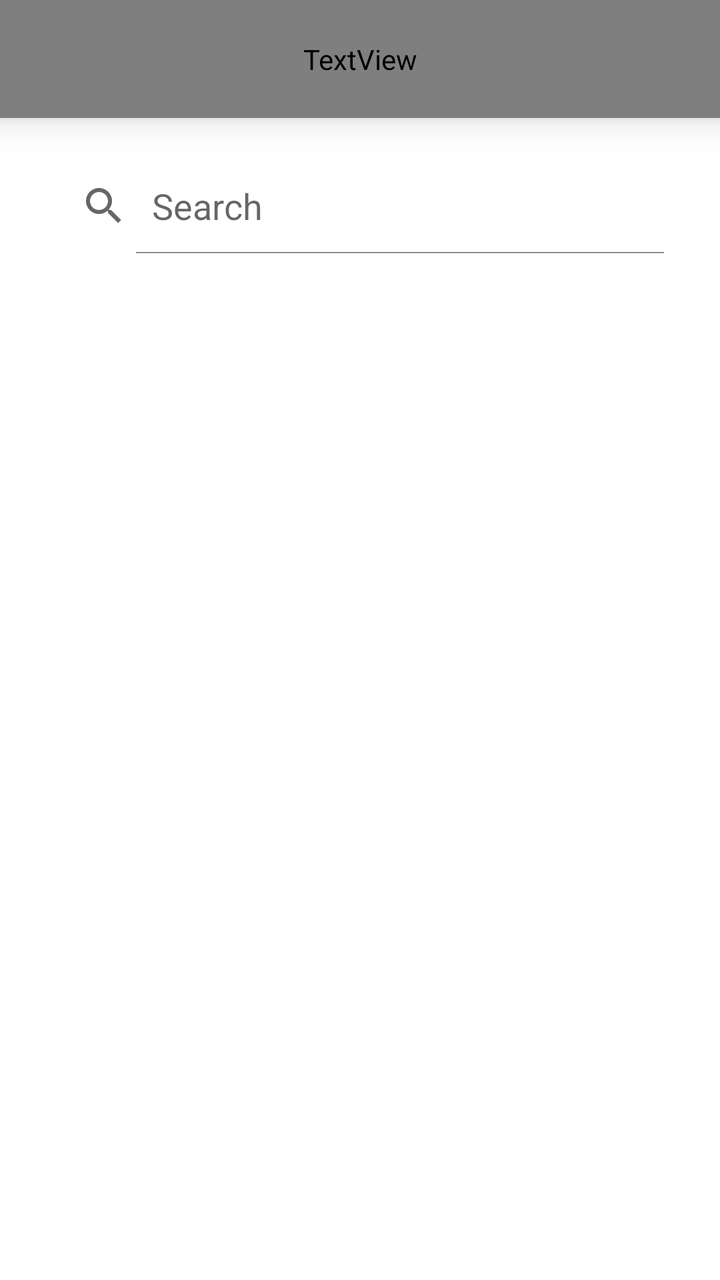
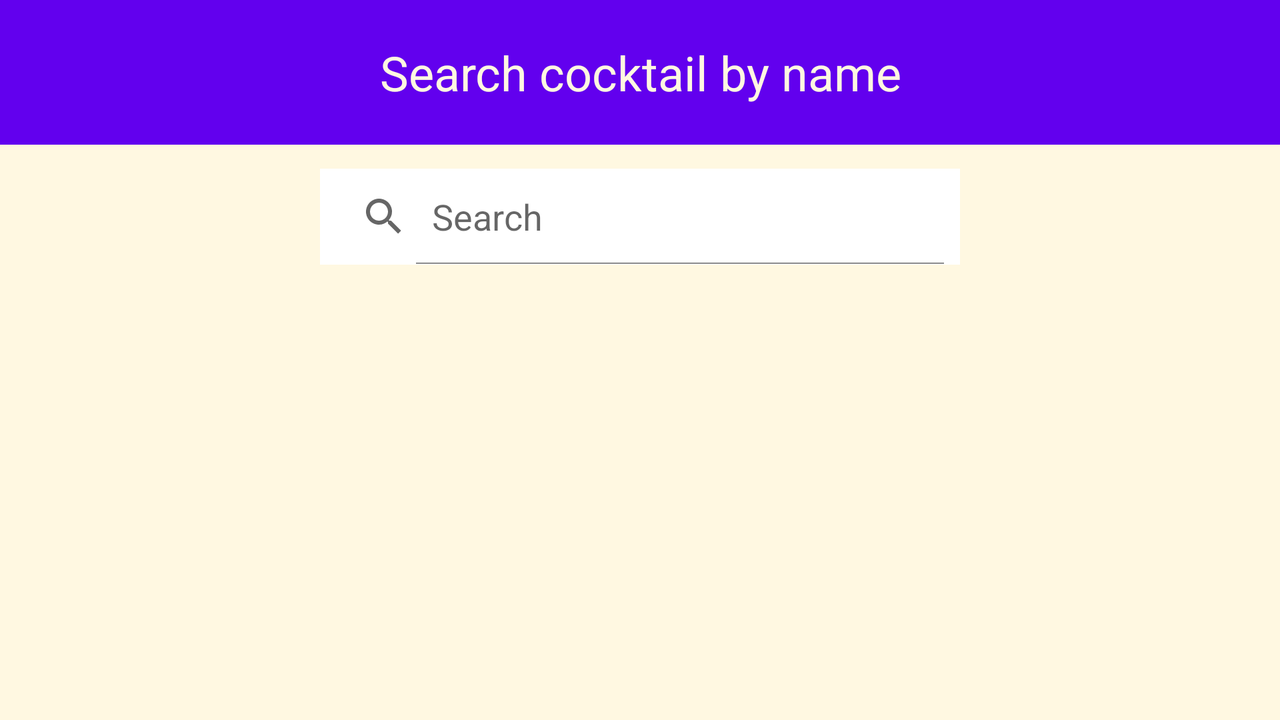

An Android layout and its configuration variant, each rendered on a device that would load it. The default file and the variant file are quoted in full after the pictures.
<!-- AndroidManifest.xml: application theme AppTheme -->
<!-- res/layout/activity_search_by_name.xml -->
<?xml version="1.0" encoding="utf-8"?>
<layout xmlns:android="http://schemas.android.com/apk/res/android"
    xmlns:app="http://schemas.android.com/apk/res-auto"
    xmlns:tools="http://schemas.android.com/tools">

    <androidx.constraintlayout.widget.ConstraintLayout
        android:layout_width="match_parent"
        android:layout_height="match_parent"
        android:background="@color/colorSecondaryVariant"
        tools:context=".activities.SearchByNameActivity">

        <TextView
            android:id="@+id/search_cocktails_title"
            android:layout_width="0dp"
            android:layout_height="wrap_content"
            android:background="@color/colorPrimary"
            android:elevation="10dp"
            android:padding="20dp"
            android:text="Search cocktail by name"
            android:textAlignment="center"
            android:textColor="@color/colorOnPrimary"
            android:textSize="24sp"
            android:textStyle="bold"
            app:layout_constraintEnd_toEndOf="parent"
            app:layout_constraintStart_toStartOf="parent"
            app:layout_constraintTop_toTopOf="parent" />

        

        <SearchView
            android:id="@+id/search_bar"
            android:layout_width="wrap_content"
            android:layout_height="wrap_content"
            android:layout_margin="20dp"
            android:layout_marginStart="1dp"
            android:layout_marginTop="20dp"
            android:background="@color/design_default_color_background"
            android:iconifiedByDefault="false"
            android:queryHint="@android:string/search_go"
            app:layout_constraintEnd_toEndOf="parent"
            app:layout_constraintHorizontal_bias="0.488"
            app:layout_constraintStart_toStartOf="parent"
            app:layout_constraintTop_toBottomOf="@+id/search_cocktails_title" />

        <androidx.recyclerview.widget.RecyclerView
            android:id="@+id/cocktails_recycler_view"
            android:layout_width="0dp"
            android:layout_height="0dp"
            android:background="@color/colorSecondaryVariant"
            android:elevation="10dp"
            android:isScrollContainer="true"
            app:layout_constraintBottom_toBottomOf="parent"
            app:layout_constraintEnd_toEndOf="parent"
            app:layout_constraintStart_toStartOf="parent"
            app:layout_constraintTop_toBottomOf="@+id/search_bar"
            tools:listitem="@layout/cocktail_card" />

    </androidx.constraintlayout.widget.ConstraintLayout>
</layout>
<!-- res/layout/cocktail_card.xml (included above) -->
<?xml version="1.0" encoding="utf-8"?>
<layout xmlns:app="http://schemas.android.com/apk/res-auto"
    xmlns:android="http://schemas.android.com/apk/res/android">

    <data>
        <variable
            name="cocktail"
            type="com.gimmecocktail.model.Cocktail" />
    </data>

    <com.google.android.material.card.MaterialCardView
        android:layout_width="match_parent"
        android:layout_height="wrap_content"
        android:layout_margin="30dp"
        android:clickable="true"
        android:elevation="8dp"
        app:cardElevation="8dp"
        app:cardMaxElevation="8dp"
        android:focusable="true">

        <LinearLayout
            android:layout_width="match_parent"
            android:layout_height="match_parent"
            android:orientation="vertical">

            <TextView
                android:id="@+id/card_title"
                android:layout_width="match_parent"
                android:layout_height="wrap_content"
                android:background="@color/colorPrimary"
                android:padding="5dp"
                android:text="@{cocktail.name, default=Title}"
                android:textAlignment="center"
                android:textColor="@color/colorOnPrimary"
                android:textSize="24sp"
                android:textStyle="bold" />

            <TextView
                android:id="@+id/card_text15"
                android:layout_width="match_parent"
                android:layout_height="wrap_content"
                android:padding="10dp"
                android:text='@{cocktail.ingredients, default=Text}'
                android:textSize="18sp" />

        </LinearLayout>

    </com.google.android.material.card.MaterialCardView>

</layout>
<!-- resources referenced by this layout -->
<resources>
  <color name="colorPrimary">#6200EE</color>
  <style name="AppTheme" parent="Theme.MaterialComponents.Light.NoActionBar">
          
          <item name="colorPrimary">@color/colorPrimary</item>
          <item name="colorPrimaryVariant">@color/colorPrimaryVariant</item>
          <item name="colorOnPrimary">@color/colorOnPrimary</item>
          <item name="colorSecondary">@color/colorSecondary</item>
          <item name="colorSecondaryVariant">@color/colorSecondaryVariant</item>
          <item name="colorOnSecondary">@color/colorOnSecondary</item>
          <item name="colorAccent">@color/colorAccent</item>
      </style>
  <color name="colorAccent">#FFF8E1</color>
</resources>
<!-- res/layout-land/activity_search_by_name.xml (the repository's variant of the layout above) -->
<!-- drawn on the phone turned sideways -->
<?xml version="1.0" encoding="utf-8"?>
<androidx.constraintlayout.widget.ConstraintLayout xmlns:android="http://schemas.android.com/apk/res/android"
    xmlns:app="http://schemas.android.com/apk/res-auto"
    xmlns:tools="http://schemas.android.com/tools"
    android:layout_width="match_parent"
    android:layout_height="match_parent"
    android:background="@color/colorAccent"
    tools:context=".activities.SearchByNameActivity">

    <TextView
        android:id="@+id/search_by_name"
        android:layout_width="0dp"
        android:layout_height="wrap_content"
        android:background="@color/colorPrimary"
        android:padding="20dp"
        android:text="Search cocktail by name"
        android:textAlignment="center"
        android:textColor="@color/colorAccent"
        android:textSize="24sp"
        app:layout_constraintEnd_toEndOf="parent"
        app:layout_constraintStart_toStartOf="parent"
        app:layout_constraintTop_toTopOf="parent" />

    <SearchView
        android:id="@+id/search_bar"
        android:layout_width="wrap_content"
        android:layout_height="wrap_content"
        android:layout_margin="20dp"
        android:layout_marginStart="1dp"
        android:background="@color/design_default_color_background"
        android:iconifiedByDefault="false"
        android:queryHint="@android:string/search_go"
        app:layout_constraintBottom_toTopOf="@+id/guideline3"
        app:layout_constraintEnd_toEndOf="parent"
        app:layout_constraintStart_toStartOf="parent"
        app:layout_constraintTop_toBottomOf="@+id/search_by_name" />

    <androidx.constraintlayout.widget.Guideline
        android:id="@+id/guideline3"
        android:layout_width="wrap_content"
        android:layout_height="wrap_content"
        android:orientation="horizontal"
        app:layout_constraintGuide_percent="0.4" />

    <FrameLayout
        android:layout_width="match_parent"
        android:layout_height="match_parent">

            <androidx.recyclerview.widget.RecyclerView
                android:layout_width="match_parent"
                android:layout_height="match_parent"
                android:id="@+id/cocktails_recycler_view"/>

    </FrameLayout>

</androidx.constraintlayout.widget.ConstraintLayout>
<!-- resources referenced by the variant -->
<!-- as the phone turned sideways resolves them -->
<resources>
  <color name="colorAccent">#FFF8E1</color>
  <color name="colorPrimary">#6200EE</color>
  <style name="AppTheme" parent="Theme.MaterialComponents.Light.NoActionBar">
          
          <item name="colorPrimary">@color/colorPrimary</item>
          <item name="colorPrimaryVariant">@color/colorPrimaryVariant</item>
          <item name="colorOnPrimary">@color/colorOnPrimary</item>
          <item name="colorSecondary">@color/colorSecondary</item>
          <item name="colorSecondaryVariant">@color/colorSecondaryVariant</item>
          <item name="colorOnSecondary">@color/colorOnSecondary</item>
          <item name="colorAccent">@color/colorAccent</item>
      </style>
</resources>
